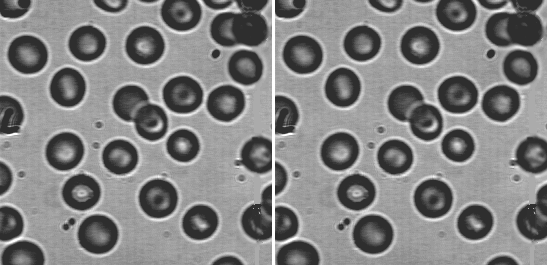
%> input picture aula-1/blood0.PNG, 548 x 266 px, given in place of arteriaBMP.bmp, which was not available
$ octave aula_1.m   (GNU Octave 9; MATLAB toolbox functions it lacks are replaced by stand-ins)
%> lines starting %> are read from the running program, lines starting %| are printed output that depends on the picture; pictures that were not available may be replaced by others from this repository, and a replacement may not be noted
%%  Ronaldo Sena
%   ronaldo.sena@outlook.com
%   September 2017
%   Use it as you please. If we meet some day, and you think
%   this stuff was helpful, you can buy me a beer

% Caminho a partir desta pasta para a pasta onde estão as imagens
% utilizadas
addpath('../../datasets')
clear;
clc;
close all;

%%  First part

fileName = {'arteriaBMP.bmp','blood0.PNG','blood1.PNG','pe.jpg'};
inImages = {uint8(1:length(fileName))};
outImages = {uint8(1:length(fileName))};
brightness = 100;

for i = 1:length(fileName);
    inImages{i} = imread(fileName{i});
end

for i = 1:length(fileName);
    outImages{1,i} = inImages{i} + brightness;
    outImages{2,i} = inImages{i} - brightness;
%     outImages{3,i} = inImages{i} .* 1.2;

    figure(i);
    set(figure(i), 'Position', get(0, 'Screensize'));

    subplot(2,3,1)
    imshow(inImages{i});
    title('Original')
    subplot(2,3,4)
    imhist(inImages{i});
    title('Histograma original')

    subplot(2,3,2)
    imshow(outImages{1,i});
    title(['Brilho aumentado de ', int2str(brightness)]);
    subplot(2,3,5)
    imhist(outImages{1,i});
    title(['Histograma do brilho aumentado de ', int2str(brightness)]);

    subplot(2,3,3)
    imshow(outImages{2,i});
    title(['Brilho diminuido de ', int2str(brightness)]);
    subplot(2,3,6)
    imhist(outImages{2,i});
    title(['Histograma do brilho diminuido de ', int2str(brightness)]);
end
%> this loop made 4 passes
%> pass 1, `imshow(outImages{1,i});`:
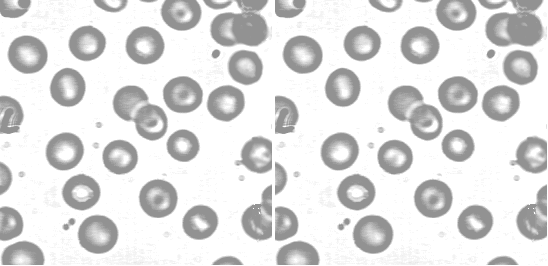
%> displayed picture: size 266x548, on the screen's scale of 0 to 255; min 146, max 255, mean 222.8
%> pass 1, `imshow(outImages{2,i});`:
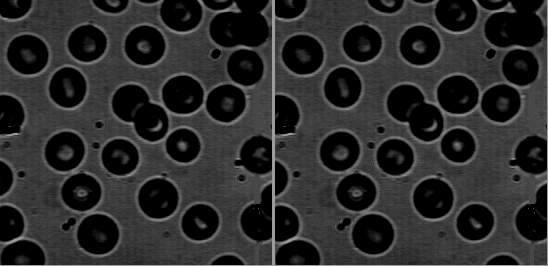
%> displayed picture: size 266x548, on the screen's scale of 0 to 255; min 0, max 155, mean 43.9
input('Press to continue...');

%%  Second part

for i = 1:length(fileName);
    outImages{3,i} = inImages{i} .* 1.2;

    figure(i);
    set(figure(i), 'Position', get(0, 'Screensize'));

    subplot(2,2,1)
    imshow(inImages{i});
    title('Original')
    subplot(2,2,3)
    imhist(inImages{i});
    title('Histograma original')

    subplot(2,2,2)
    imshow(outImages{3,i});
    title('Constraste alterado')
    subplot(2,2,4)
    imhist(outImages{3,i});
    title('Histograma alterado')
end
%> this loop made 4 passes
%> pass 1, `imshow(outImages{3,i});`:
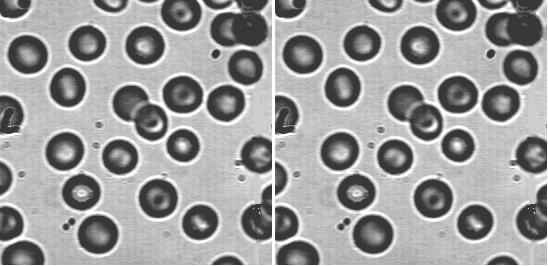
%> displayed picture: size 266x548, on the screen's scale of 0 to 255; min 55, max 255, mean 156.7
%> after the loop:
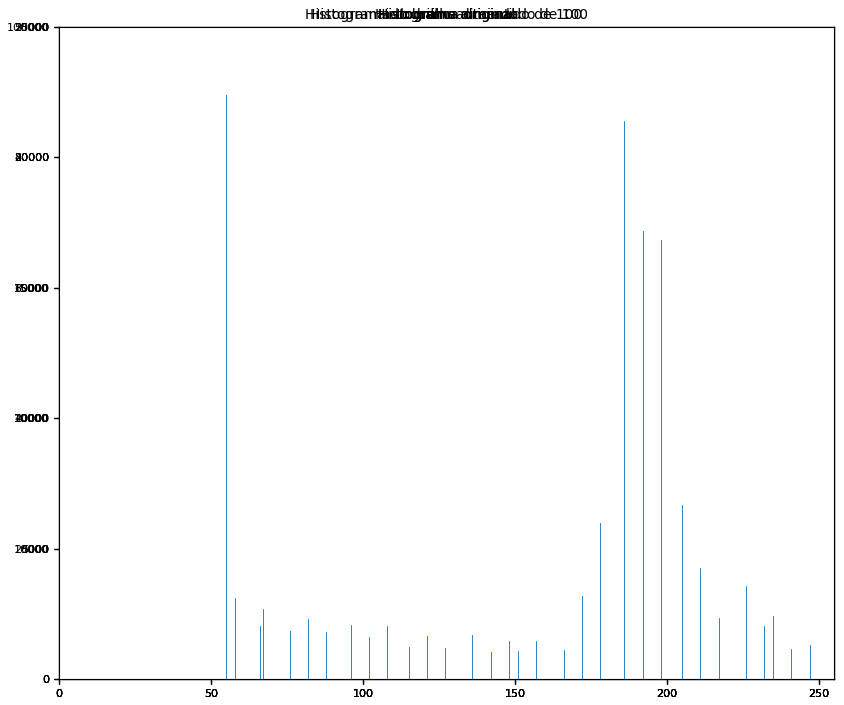
%> figure redrawn from the program's plot data, 10 panels
%> after the loop:
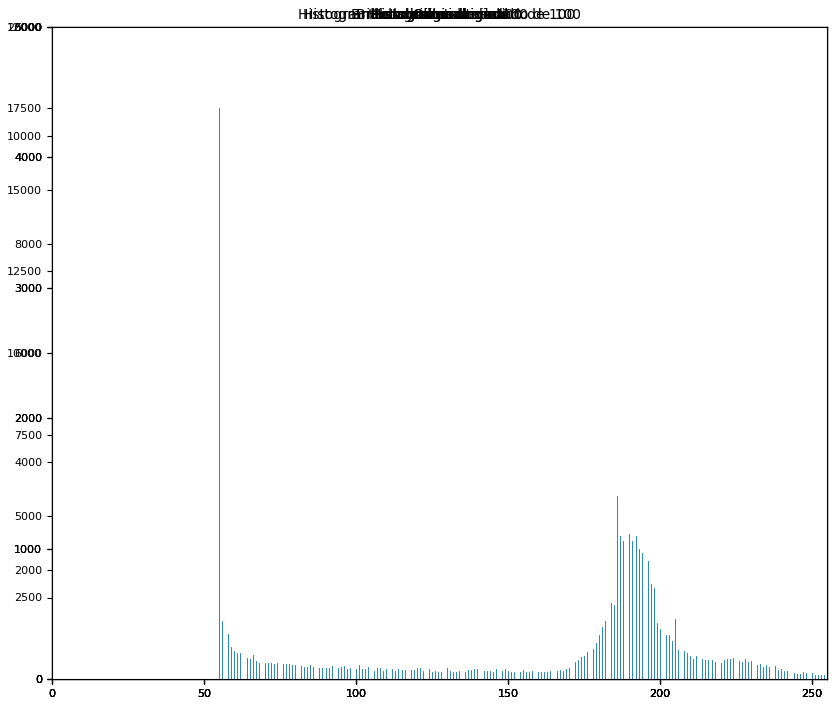
%> figure redrawn from the program's plot data, 10 panels
%> after the loop:
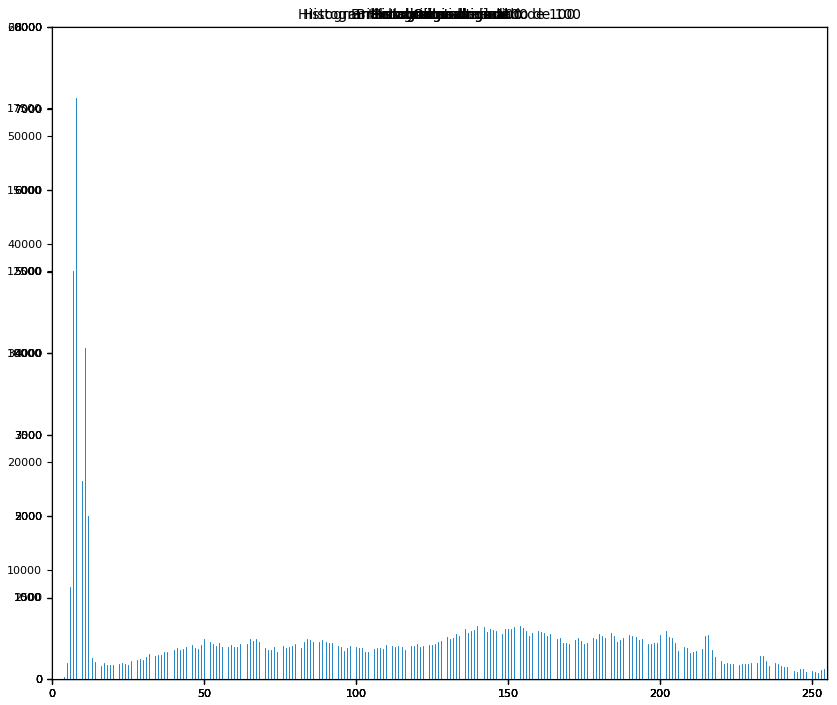
%> figure redrawn from the program's plot data, 10 panels
